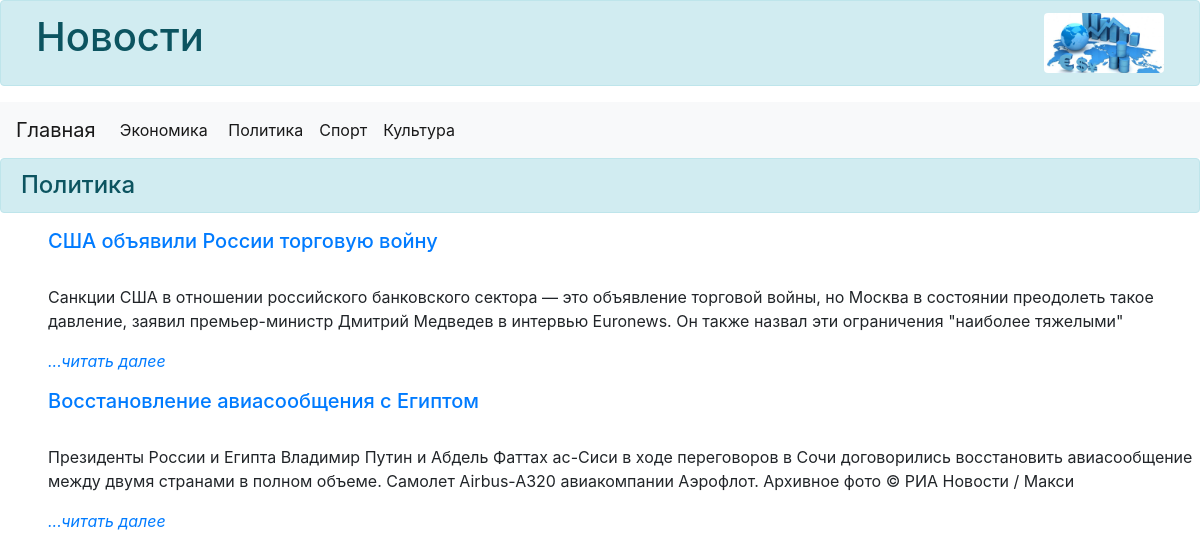
The app's page /newspolit.php with its own data.
### tables this page shows
CREATE TABLE `politics` (
  `id` int(11) NOT NULL,
  `title` varchar(55) NOT NULL,
  `text` varchar(2555) NOT NULL,
  `date` timestamp NOT NULL,
  `id_category` int(11) NOT NULL,
  `image` varchar(2555) NOT NULL
);

### newspolit.php (the view, shortened to what this page needs)
<!DOCTYPE html>
	<html>
		<head>
		<link rel="stylesheet" href="https://stackpath.bootstrapcdn.com/bootstrap/4.1.3/css/bootstrap.min.css">
		</head>
		<html>
		<div class="container-fluid">
			<div class="row alert alert-info">
				<div class="col-md-3">
		<h1>Новости</h1>
				</div>
				<div class="col">
		<img src="news.jpg" class="rounded float-right" alt="" style="height: 60px;">
				</div>
			</div>
		</div>
		<nav class="navbar navbar-expand-lg navbar-light bg-light">
			<a class="navbar-brand" href="index.php">Главная</a>
  <div class="collapse navbar-collapse" id="navbarSupportedContent" >
    <ul class="navbar-nav mr-auto">
      <li class="nav-item active">
        <a class="nav-link" href="newsecon.php">Экономика  <span><img src=""</span></a>
      </li>
       <li class="nav-item active">
        <a class="nav-link" href="newspolit.php">Политика <span class="sr-only">(current)</span></a>
      </li>
       <li class="nav-item active">
        <a class="nav-link" href="newssport.php">Спорт <span class="sr-only">(current)</span></a>
      </li>
       <li class="nav-item active">
        <a class="nav-link" href="newsculture.php">Культура<span class="sr-only">(current)</span></a>
      </li>
    </ul>
  </div>
		</nav>
<h4 class="alert alert-info">Политика</h1>
	<?php
	$connection = mysqli_connect('127.0.0.1','natasha','password','news');
?>
	<div class="pl-5">
<?php $news = mysqli_query($connection, "SELECT * FROM `politics`");
				while ($row = $news->fetch_assoc()){
					echo "<section><h5><a href=\"politics.php?id=".$row['id']."\">".$row['title']."</a></h5><br /><p>".mb_substr($row['text'],0,250)."<p class=\"font-italic\"><a href=\"politics.php?id=".$row['id']."\">...читать далее
					</a></p></section>";
				}
			?>
		</div>

### records on screen
politics: title "США объявили России торговую войну", text "Санкции США в отношении российского банковского сектора — это объявление торговой войны, но Москва в состоянии преодолеть такое давление, заявил премьер-министр Дмитрий Медведев в интервью Euronews. Он также назвал эти ограничения \"наиболее тяжелыми\""
politics: title "Восстановление авиасообщения c Египтом", text "Президенты России и Египта Владимир Путин и Абдель Фаттах ас-Сиси в ходе переговоров в Сочи договорились восстановить авиасообщение между двумя странами в полном объеме. Самолет Airbus-A320 авиакомпании Аэрофлот. Архивное фото © РИА Новости / Макси"
